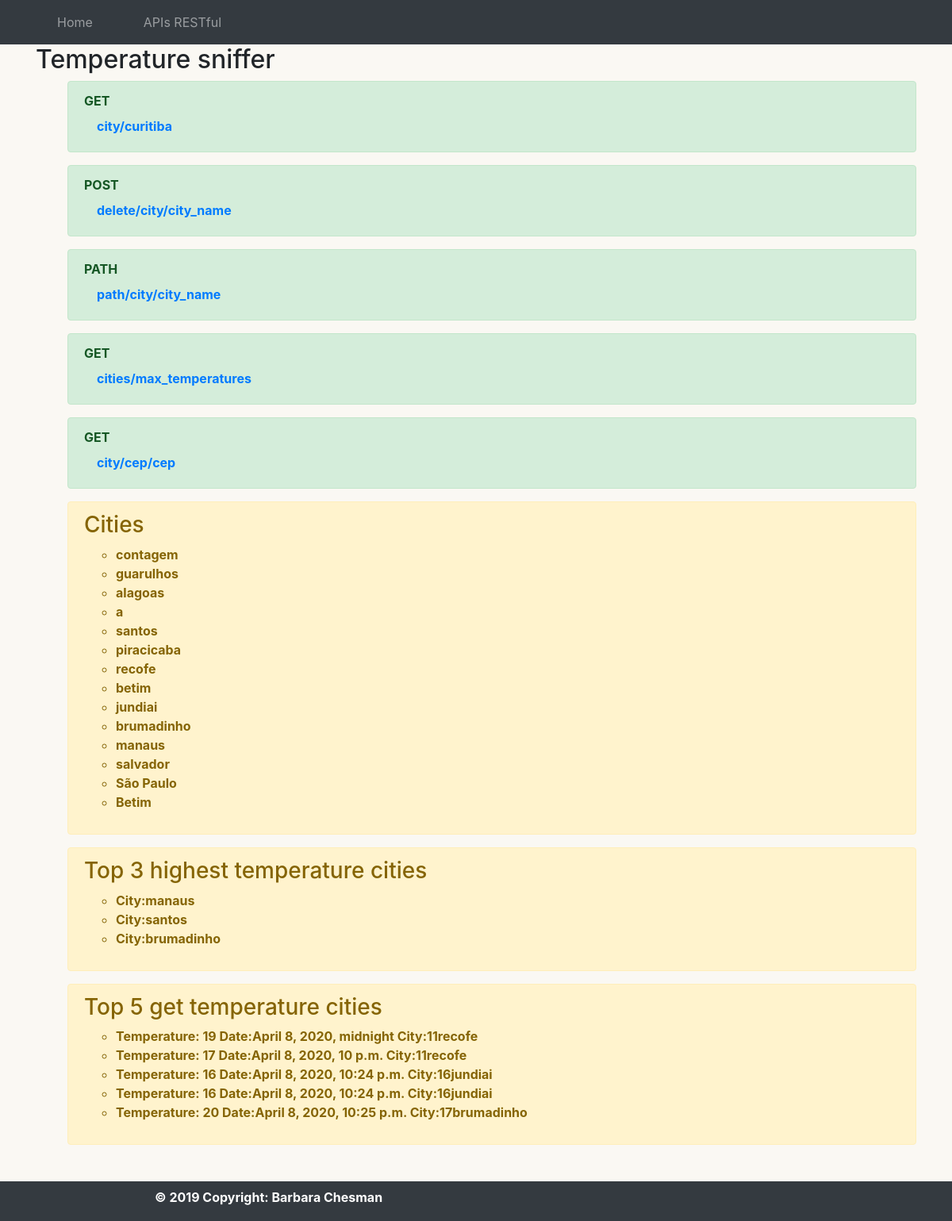
The app's page /, older data.
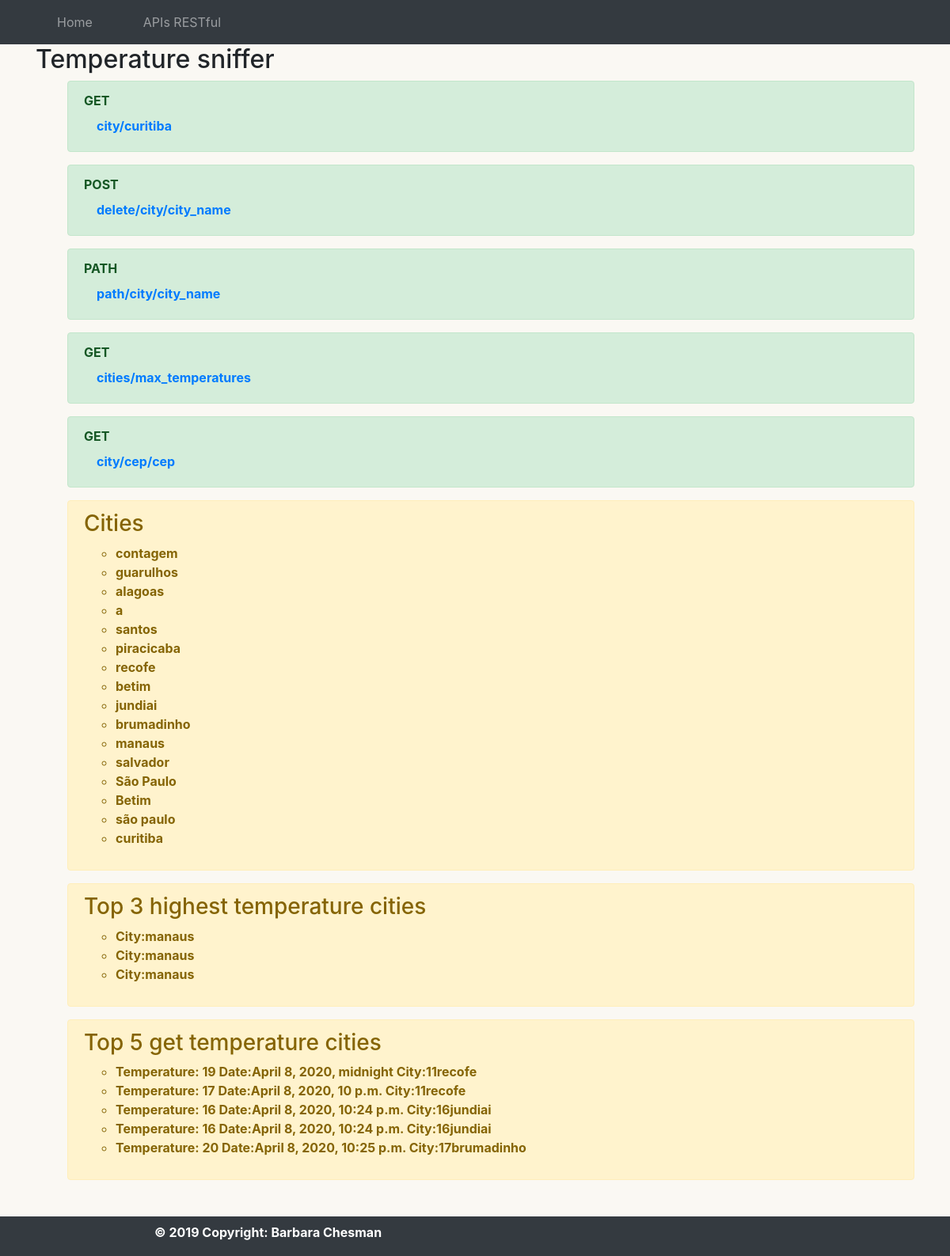
The same page, newer data.
### weather/models.py (models this page shows)
class City(models.Model):
    city_name = models.CharField(max_length=80)

class Temperatures(models.Model):
    city = models.ForeignKey(City, on_delete=models.CASCADE)
    date = models.DateTimeField('date published')
    temperature = models.IntegerField(default=0)

### weather/views.py (the view)
# urls.py: path('', views.ApiView.as_view(), name='home'),
class ApiView(TemplateView):
    template_name = "home.html"
    def get_context_data(self, **kwargs):
        context = super(ApiView, self).get_context_data(**kwargs)
        context['latest_temperatures'] = Temperatures.objects.all()[:5]
        context['cities_max_temperatures'] = cities_max_temperatures()
        context['cities'] = City.objects.all()
        return context

### weather/views.py (called while the page is built)
def cities_max_temperatures():
    temperatures = Temperatures.objects.order_by('-temperature')[:3]
    return temperatures

### weather/templates/home.html
{% extends 'base.html' %}
{% block content %}
<h2>Temperature sniffer</h2>
<b>
  <ul>
    <div class="alert alert-success" role="alert">
      <p style="margin: 0;">GET<a class="nav-link" href="http://127.0.0.1:8000/city/betim">city/curitiba</a></p>
    </div>
    <div class="alert alert-success" role="alert">
      <p style="margin: 0;">POST<a class="nav-link" href="http://127.0.0.1:8000/delete/city/betim">delete/city/city_name</a></p>
    </div>
    <div class="alert alert-success" role="alert">
      <p style="margin: 0;">PATH<a class="nav-link" href="http://127.0.0.1:8000/path/city/betim">path/city/city_name</a></p>
    </div>
    <div class="alert alert-success" role="alert">
      <p style="margin: 0;">GET<a class="nav-link" href="http://127.0.0.1:8000/cities/max_temperatures">cities/max_temperatures</a></p>
    </div>
    <div class="alert alert-success" role="alert">
      <p style="margin: 0;">GET<a class="nav-link" href="http://127.0.0.1:8000/city/cep/04120080">city/cep/cep</a></p>
    </div>
    <div class="alert alert-warning" role="alert">
      <p style="margin: 0;">
      <h3>Cities</h3>
            {% if cities %}
      <ul>
        {% for t in cities %}
        <li>
          {{t.city_name}}
        </li>
        {% endfor %}
      </ul>
      {% else %}
      <p>There are no weathers in the database.</p>
      {% endif %}
      </p>
    </div>
    <div class="alert alert-warning" role="alert">
      <p style="margin: 0;">
      <h3>Top 3 highest temperature cities</h3>
            {% if cities_max_temperatures %}
      <ul>
        {% for t in cities_max_temperatures %}
        <li>
          City:{{t.city.city_name}}
        </li>
        {% endfor %}
      </ul>
      {% else %}
      <p>There are no weathers in the database.</p>
      {% endif %}
      </p>
    </div>
    <div class="alert alert-warning" role="alert">
      <p style="margin: 0;">
        {% if latest_temperatures %}
      <h3>Top 5 get temperature cities</h3>
      <ul>
        {% for t in latest_temperatures %}
        <li>
          Temperature: {{ t.temperature }}</a> Date:{{t.date}} </a> City:{{t.city.id}}{{t.city.city_name}}
        </li>
        {% endfor %}
      </ul>
      {% else %}
      <p>There are no weathers in the database.</p>
      {% endif %}
      </p>
    </div>
  </ul>
  {% endblock %}

Row changes from the older to the newer data that the page shows:
no longer on this page (row unchanged): Temperatures: city.city_name "santos", shown under "Top 3 highest temperature cities"
no longer on one of the page's lists (row unchanged): Temperatures: city.city_name "brumadinho"
added City: city_name "são paulo"
added City: city_name "curitiba"
added Temperatures: city.city_name "manaus", shown under "Top 3 highest temperature cities"
added Temperatures: city.city_name "manaus", shown under "Top 3 highest temperature cities"
